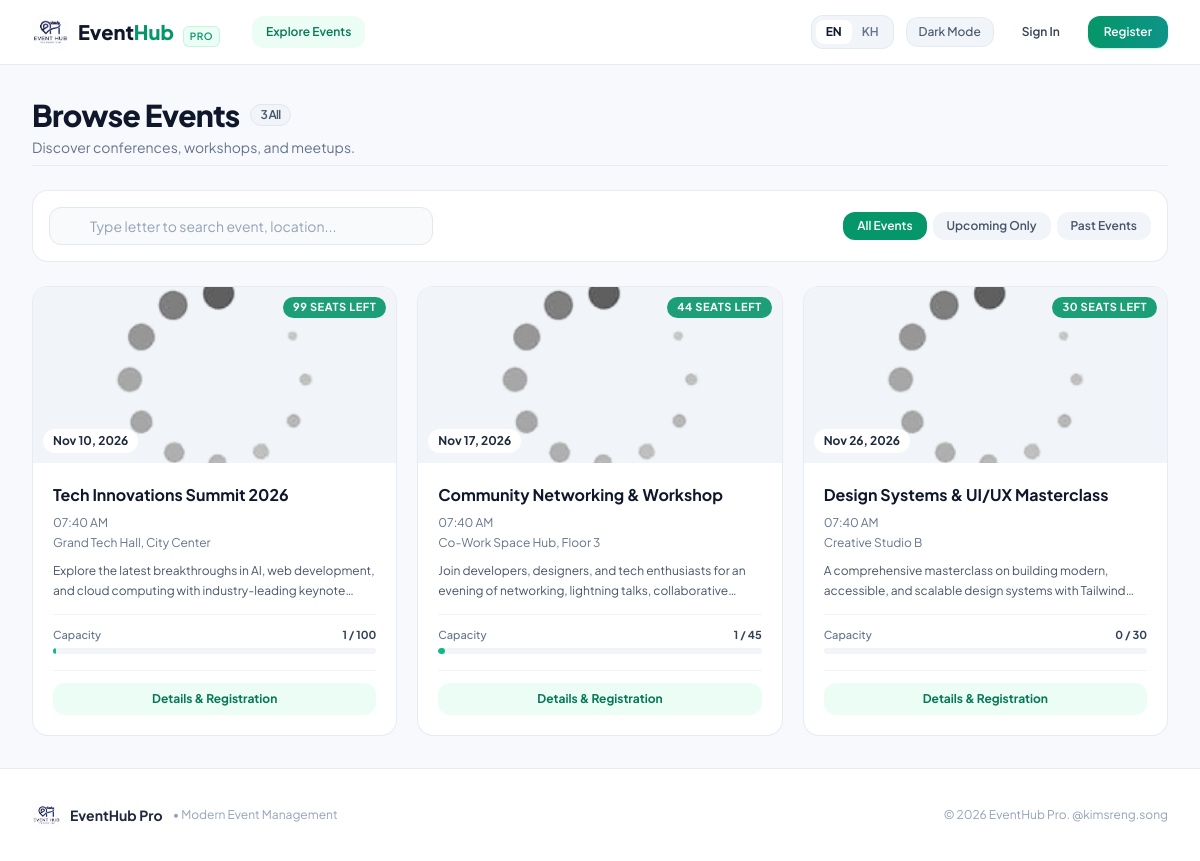
Page /?page=events on the committed database.
### tables this page shows
CREATE TABLE IF NOT EXISTS `tbl_events` (
  `id` INT AUTO_INCREMENT PRIMARY KEY,
  `title` VARCHAR(150) NOT NULL,
  `description` TEXT NOT NULL,
  `location` VARCHAR(150) NOT NULL,
  `event_date` DATETIME NOT NULL,
  `capacity` INT NOT NULL DEFAULT 50,
  `image` MEDIUMTEXT DEFAULT NULL,
  `created_at` TIMESTAMP DEFAULT CURRENT_TIMESTAMP
);

### includes/lang.inc.php (called while the page is built, shortened)
<?php
$currentLang = $_SESSION['lang'] ?? $_COOKIE['site_lang'] ?? 'en';
function __($key, $default = null) {
    global $translations, $currentLang;
    if (isset($translations[$key][$currentLang])) {
        return $translations[$key][$currentLang];
    }
    return $default !== null ? $default : $key;
}

### init/func/event.func.php (called while the page is built, shortened)
<?php
function getAllEvents($search = null, $filter = null)
{
    global $db;
    $whereClauses = [];
    $whereSql = !empty($whereClauses) ? ' WHERE ' . implode(' AND ', $whereClauses) : '';
    $sql = 'SELECT e.*,
                   COUNT(CASE WHEN r.status <> "rejected" THEN r.id END) AS reg_count
            FROM tbl_events e
            LEFT JOIN tbl_registrations r ON r.event_id = e.id
            ' . $whereSql . '
            GROUP BY e.id
            ORDER BY e.event_date ASC';
    $query = $db->prepare($sql);
    $query->execute();
    return $query->get_result();
}

### pages/events.php (the view, shortened to what this page needs)
<?php
$search = trim($_GET['search'] ?? '');
$filter = $_GET['filter'] ?? 'all';
$events = getAllEvents($search, $filter);
$totalFound = ($events && is_object($events)) ? $events->num_rows : 0;
?>
<div class="space-y-6">
    <div class="flex flex-col sm:flex-row sm:items-center sm:justify-between gap-4 pb-2 border-b border-slate-200/80 dark:border-slate-800">
        <div>
            <h1 class="text-2xl sm:text-3xl font-extrabold text-slate-900 dark:text-white tracking-tight flex items-center gap-2.5">
                <span><?= __('events_title') ?></span>
                <span id="eventsCounterBadge" class="text-xs font-semibold px-2.5 py-0.5 rounded-full bg-slate-100 dark:bg-slate-800 text-slate-600 dark:text-slate-300 border border-slate-200 dark:border-slate-700">
                    <?= $totalFound ?> <?= __('all') ?>
                </span>
            </h1>
            <p class="text-xs sm:text-sm text-slate-500 dark:text-slate-400 mt-1"><?= __('events_subtitle') ?></p>
        </div>
    </div>
    <div class="bg-white dark:bg-slate-800 rounded-2xl p-4 border border-slate-200/80 dark:border-slate-700 shadow-xs">
        <div class="flex flex-col md:flex-row items-center justify-between gap-3">
            <div class="relative w-full sm:w-80 md:w-96">
                <div class="absolute inset-y-0 left-0 pl-3.5 flex items-center pointer-events-none text-slate-400">
                </div>
                <input type="text"
                       id="liveEventSearchInput"
                       value="<?= htmlspecialchars($search) ?>"
                       autocomplete="off"
                       placeholder="<?= __('search_placeholder') ?>"
                       class="w-full pl-10 pr-9 py-2 text-xs sm:text-sm bg-slate-50 dark:bg-slate-900 border border-slate-200 dark:border-slate-700 rounded-xl focus:bg-white dark:focus:bg-slate-950 focus:outline-none focus:ring-2 focus:ring-emerald-500/20 focus:border-emerald-500 text-slate-800 dark:text-slate-100 placeholder-slate-400 transition">
            </div>
            <div class="flex items-center gap-1.5 w-full sm:w-auto overflow-x-auto pb-1 sm:pb-0">
                <a href="./?page=events&filter=all"
                   class="px-3.5 py-1.5 rounded-xl text-xs font-semibold whitespace-nowrap transition <?= $filter === 'all' ? 'bg-emerald-600 text-white shadow-xs' : 'bg-slate-100 dark:bg-slate-700 text-slate-600 dark:text-slate-300 hover:bg-slate-200 dark:hover:bg-slate-600' ?>">
                    <?= __('events_all') ?>
                </a>
                <a href="./?page=events&filter=upcoming"
                   class="px-3.5 py-1.5 rounded-xl text-xs font-semibold whitespace-nowrap transition <?= $filter === 'upcoming' ? 'bg-emerald-600 text-white shadow-xs' : 'bg-slate-100 dark:bg-slate-700 text-slate-600 dark:text-slate-300 hover:bg-slate-200 dark:hover:bg-slate-600' ?>">
                    <?= __('events_upcoming') ?>
                </a>
                <a href="./?page=events&filter=past"
                   class="px-3.5 py-1.5 rounded-xl text-xs font-semibold whitespace-nowrap transition <?= $filter === 'past' ? 'bg-emerald-600 text-white shadow-xs' : 'bg-slate-100 dark:bg-slate-700 text-slate-600 dark:text-slate-300 hover:bg-slate-200 dark:hover:bg-slate-600' ?>">
                    <?= __('events_past') ?>
                </a>
            </div>
        </div>
    </div>
    <?php if ($totalFound > 0): ?>
        <div id="eventsCardsContainer" class="grid grid-cols-1 md:grid-cols-2 lg:grid-cols-3 gap-5">
            <?php while ($row = $events->fetch_object()):
                $isFull   = $row->reg_count >= $row->capacity;
                $pct      = min(100, round(($row->reg_count / max(1, $row->capacity)) * 100));
                $dateStr  = date('M d, Y', strtotime($row->event_date));
                $timeStr  = date('h:i A', strtotime($row->event_date));
                $imgSrc   = $row->image ? htmlspecialchars($row->image) : './assets/images/loading.png';
                $isPast   = strtotime($row->event_date) < time();
            ?>
                <div class="event-card bg-white dark:bg-slate-800 rounded-2xl border border-slate-200/80 dark:border-slate-700 shadow-xs hover:shadow-hover hover:-translate-y-1 transition-all duration-200 flex flex-col overflow-hidden group"
                     data-title="<?= strtolower(htmlspecialchars($row->title)) ?>"
                     data-location="<?= strtolower(htmlspecialchars($row->location)) ?>"
                     data-desc="<?= strtolower(htmlspecialchars($row->description)) ?>">
                    <div class="relative h-44 bg-slate-100 dark:bg-slate-900 overflow-hidden">
                        <img src="<?= $imgSrc ?>"
                             alt="<?= htmlspecialchars($row->title) ?>"
                             class="w-full h-full object-cover group-hover:scale-105 transition-transform duration-300"
                             onerror="this.src='./assets/images/loading.png'">
                        <div class="absolute top-2.5 right-2.5 flex items-center gap-1.5">
                            <?php if ($isPast): ?>
                                <span class="px-2.5 py-0.5 rounded-full text-[11px] font-bold uppercase tracking-wider bg-slate-900/85 text-white backdrop-blur-xs shadow-xs">
                                    <?= __('concluded') ?>
                                </span>
                            <?php elseif ($isFull): ?>
                                <span class="px-2.5 py-0.5 rounded-full text-[11px] font-bold uppercase tracking-wider bg-red-600 text-white shadow-xs">
                                    <?= __('sold_out') ?>
                                </span>
                            <?php else: ?>
                                <span class="px-2.5 py-0.5 rounded-full text-[11px] font-bold uppercase tracking-wider bg-emerald-600/90 text-white backdrop-blur-xs shadow-xs">
                                    <?= $row->capacity - $row->reg_count ?> <?= __('seats_left') ?>
                                </span>
                            <?php endif; ?>
                        </div>
                        <div class="absolute bottom-2.5 left-2.5 bg-white/95 dark:bg-slate-850/95 backdrop-blur-md px-2.5 py-1 rounded-xl shadow-xs text-xs font-bold text-slate-800 dark:text-slate-100 flex items-center gap-1.5">
                            <span><?= $dateStr ?></span>
                        </div>
                    </div>
                    <div class="p-4 sm:p-5 flex flex-col flex-grow">
                        <h2 class="text-base font-bold text-slate-900 dark:text-white group-hover:text-emerald-600 dark:group-hover:text-emerald-400 transition-colors line-clamp-1">
                            <a href="./?page=event/detail&id=<?= $row->id ?>" class="event-card-title">
                                <?= htmlspecialchars($row->title) ?>
                            </a>
                        </h2>
                        <div class="mt-2 space-y-1 text-xs text-slate-500 dark:text-slate-400">
                            <div class="flex items-center gap-1.5">
                                <span><?= $timeStr ?></span>
                            </div>
                            <div class="flex items-center gap-1.5">
                                <span class="truncate"><?= htmlspecialchars($row->location) ?></span>
                            </div>
                        </div>
                        <p class="mt-2.5 text-xs text-slate-600 dark:text-slate-300 line-clamp-2 leading-relaxed flex-grow">
                            <?= htmlspecialchars($row->description) ?>
                        </p>
                        <div class="mt-3.5 pt-3 border-t border-slate-100 dark:border-slate-700">
                            <div class="flex items-center justify-between text-[11px] font-medium text-slate-500 dark:text-slate-400 mb-1">
                                <span><?= __('capacity') ?></span>
                                <span class="font-bold text-slate-700 dark:text-slate-200"><?= $row->reg_count ?> / <?= $row->capacity ?></span>
                            </div>
                            <div class="w-full h-1.5 bg-slate-100 dark:bg-slate-700 rounded-full overflow-hidden">
                                <div class="h-full rounded-full <?= $isFull ? 'bg-red-500' : 'bg-emerald-500' ?>" style="width: <?= $pct ?>%"></div>
                            </div>
                        </div>
                        <div class="mt-4 pt-3 border-t border-slate-100 dark:border-slate-700 flex items-center justify-between gap-2">
                            <a href="./?page=event/detail&id=<?= $row->id ?>"
                               class="flex-grow text-center px-3.5 py-2 rounded-xl text-xs font-bold text-emerald-700 dark:text-emerald-300 bg-emerald-50 dark:bg-emerald-950/60 hover:bg-emerald-100 dark:hover:bg-emerald-900/60 transition duration-150">
                                <?= __('details_register') ?>
                            </a>
                        </div>
                    </div>
                </div>
            <?php endwhile; ?>
        </div>
    <?php endif; ?>
</div>

### assets/css/style.css (style rules this page uses)
html { scroll-behavior: smooth; -webkit-font-smoothing: antialiased; -moz-osx-font-smoothing: grayscale; }

### rows in the picture
tbl_events: image (picture), reg_count "99", event_date "Nov 10, 2026", title "Tech Innovations Summit 2026", event_date "07:40 AM", location "Grand Tech Hall, City Center", description "Explore the latest breakthroughs in AI, web development, and cloud computing with industry-leading…", reg_count "1", capacity "100"
tbl_events: image (picture), reg_count "44", event_date "Nov 17, 2026", title "Community Networking & Workshop", event_date "07:40 AM", location "Co-Work Space Hub, Floor 3", description "Join developers, designers, and tech enthusiasts for an evening of networking, lightning talks,…", reg_count "1", capacity "45"
tbl_events: image (picture), $row->capacity-$row->reg_count "30", event_date "Nov 26, 2026", title "Design Systems & UI/UX Masterclass", event_date "07:40 AM", location "Creative Studio B", description "A comprehensive masterclass on building modern, accessible, and scalable design systems with…", reg_count "0", capacity "30"

### other values in the picture
__('nav_explore') "Explore Events"
__('dark_mode') "Dark Mode"
__('nav_login') "Sign In"
__('nav_register') "Register"
__('events_title') "Browse Events"
$totalFound "3"
__('all') "All"
__('events_subtitle') "Discover conferences, workshops, and meetups."
__('events_all') "All Events"
__('events_upcoming') "Upcoming Only"
__('events_past') "Past Events"
__('app_name') "EventHub Pro"
__('app_tagline') "Modern Event Management"
